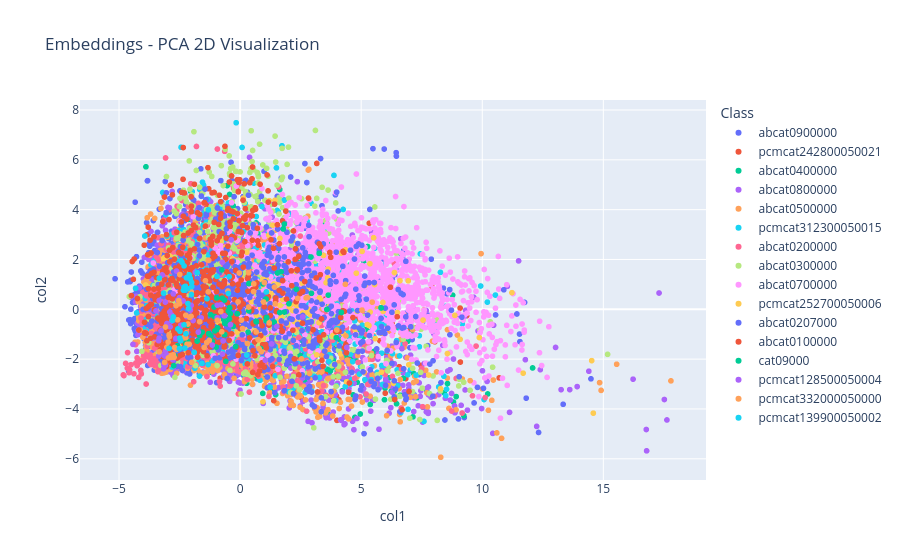

This figure's notebook cell:
### Markdown cell above
#### 3.2.3. Train and Evaluate Combined Model

### Code cell
# Combine text and image columns to form the feature set
X_train = train_df[text_columns + image_columns].values
X_test = test_df[text_columns + image_columns].values

# Train and evaluate models
trained_models = train_classic(X_train, X_test, y_train, y_test)

### Figure 1 — Plotly figure (JSON) as saved in the notebook; plotly's stock layout.template omitted (floating-point values rounded to 4 significant figures; data arrays with more than 128 entries replaced by an {"elided": "..."} marker saying what was removed)
{"data": [{"hovertemplate": "Class=abcat0900000<br>col1=%{x}<br>col2=%{y}<extra></extra>", "legendgroup": "abcat0900000", "marker": {"color": "#636efa", "symbol": "circle"}, "mode": "markers", "name": "abcat0900000", "showlegend": true, "type": "scattergl", "x": {"elided": "2764 float values"}, "xaxis": "x", "y": {"elided": "2764 float values"}, "yaxis": "y"}, {"hovertemplate": "Class=pcmcat242800050021<br>col1=%{x}<br>col2=%{y}<extra></extra>", "legendgroup": "pcmcat242800050021", "marker": {"color": "#EF553B", "symbol": "circle"}, "mode": "markers", "name": "pcmcat242800050021", "showlegend": true, "type": "scattergl", "x": {"elided": "373 float values"}, "xaxis": "x", "y": {"elided": "373 float values"}, "yaxis": "y"}, {"hovertemplate": "Class=abcat0400000<br>col1=%{x}<br>col2=%{y}<extra></extra>", "legendgroup": "abcat0400000", "marker": {"color": "#00cc96", "symbol": "circle"}, "mode": "markers", "name": "abcat0400000", "showlegend": true, "type": "scattergl", "x": {"elided": "1064 float values"}, "xaxis": "x", "y": {"elided": "1064 float values"}, "yaxis": "y"}, {"hovertemplate": "Class=abcat0800000<br>col1=%{x}<br>col2=%{y}<extra></extra>", "legendgroup": "abcat0800000", "marker": {"color": "#ab63fa", "symbol": "circle"}, "mode": "markers", "name": "abcat0800000", "showlegend": true, "type": "scattergl", "x": {"elided": "1997 float values"}, "xaxis": "x", "y": {"elided": "1997 float values"}, "yaxis": "y"}, {"hovertemplate": "Class=abcat0500000<br>col1=%{x}<br>col2=%{y}<extra></extra>", "legendgroup": "abcat0500000", "marker": {"color": "#FFA15A", "symbol": "circle"}, "mode": "markers", "name": "abcat0500000", "showlegend": true, "type": "scattergl", "x": {"elided": "1680 float values"}, "xaxis": "x", "y": {"elided": "1680 float values"}, "yaxis": "y"}, {"hovertemplate": "Class=pcmcat312300050015<br>col1=%{x}<br>col2=%{y}<extra></extra>", "legendgroup": "pcmcat312300050015", "marker": {"color": "#19d3f3", "symbol": "circle"}, "mode": "markers", "name": "pcmcat312300050015", "showlegend": true, "type": "scattergl", "x": {"elided": "1447 float values"}, "xaxis": "x", "y": {"elided": "1447 float values"}, "yaxis": "y"}, {"hovertemplate": "Class=abcat0200000<br>col1=%{x}<br>col2=%{y}<extra></extra>", "legendgroup": "abcat0200000", "marker": {"color": "#FF6692", "symbol": "circle"}, "mode": "markers", "name": "abcat0200000", "showlegend": true, "type": "scattergl", "x": {"elided": "1023 float values"}, "xaxis": "x", "y": {"elided": "1023 float values"}, "yaxis": "y"}, {"hovertemplate": "Class=abcat0300000<br>col1=%{x}<br>col2=%{y}<extra></extra>", "legendgroup": "abcat0300000", "marker": {"color": "#B6E880", "symbol": "circle"}, "mode": "markers", "name": "abcat0300000", "showlegend": true, "type": "scattergl", "x": {"elided": "788 float values"}, "xaxis": "x", "y": {"elided": "788 float values"}, "yaxis": "y"}, {"hovertemplate": "Class=abcat0700000<br>col1=%{x}<br>col2=%{y}<extra></extra>", "legendgroup": "abcat0700000", "marker": {"color": "#FF97FF", "symbol": "circle"}, "mode": "markers", "name": "abcat0700000", "showlegend": true, "type": "scattergl", "x": {"elided": "1738 float values"}, "xaxis": "x", "y": {"elided": "1738 float values"}, "yaxis": "y"}, {"hovertemplate": "Class=pcmcat252700050006<br>col1=%{x}<br>col2=%{y}<extra></extra>", "legendgroup": "pcmcat252700050006", "marker": {"color": "#FECB52", "symbol": "circle"}, "mode": "markers", "name": "pcmcat252700050006", "showlegend": true, "type": "scattergl", "x": {"elided": "200 float values"}, "xaxis": "x", "y": {"elided": "200 float values"}, "yaxis": "y"}, {"hovertemplate": "Class=abcat0207000<br>col1=%{x}<br>col2=%{y}<extra></extra>", "legendgroup": "abcat0207000", "marker": {"color": "#636efa", "symbol": "circle"}, "mode": "markers", "name": "abcat0207000", "showlegend": true, "type": "scattergl", "x": {"elided": "892 float values"}, "xaxis": "x", "y": {"elided": "892 float values"}, "yaxis": "y"}, {"hovertemplate": "Class=abcat0100000<br>col1=%{x}<br>col2=%{y}<extra></extra>", "legendgroup": "abcat0100000", "marker": {"color": "#EF553B", "symbol": "circle"}, "mode": "markers", "name": "abcat0100000", "showlegend": true, "type": "scattergl", "x": {"elided": "616 float values"}, "xaxis": "x", "y": {"elided": "616 float values"}, "yaxis": "y"}, {"hovertemplate": "Class=cat09000<br>col1=%{x}<br>col2=%{y}<extra></extra>", "legendgroup": "cat09000", "marker": {"color": "#00cc96", "symbol": "circle"}, "mode": "markers", "name": "cat09000", "showlegend": true, "type": "scattergl", "x": {"elided": "136 float values"}, "xaxis": "x", "y": {"elided": "136 float values"}, "yaxis": "y"}, {"hovertemplate": "Class=pcmcat128500050004<br>col1=%{x}<br>col2=%{y}<extra></extra>", "legendgroup": "pcmcat128500050004", "marker": {"color": "#ab63fa", "symbol": "circle"}, "mode": "markers", "name": "pcmcat128500050004", "showlegend": true, "type": "scattergl", "x": [-3.09, -2.461, -3.277, -2.577, -3.343, -3.268, -3.152, 1.3, -0.946, 2.58, -2.626, -2.918, -2.84, -2.351, -1.852, -2.054, -0.3654, -2.206, 4.407, -2.978, -1.942, -2.901, 1.521, -1.152, -2.827, -3.161, -3.021, -3.345, -0.9405, -2.655, -2.503, -4.425, -3.22, -3.053, -3.123, -1.727, -3.474, -3.363, -3.359, 6.684, -2.757, -2.893, -3.017, -2.778, -1.606, -0.6559, -0.736, -0.7033, -3.081, -3.089, -0.7868, -3.222, -3.116, -2.826, -2.02, -0.3979, -2.451, -0.7289, 1.039, -3.012], "xaxis": "x", "y": [-2.246, -0.6972, -1.788, 0.3606, 0.3516, -0.8613, -2.225, -1.39, -0.3386, -0.3059, 1.534, 4.075, -0.2781, 0.3366, 1.488, -0.03576, 2.786, -0.2967, -1.529, 4.089, -0.4504, -0.1075, -0.6868, -1.435, -0.2286, -2.389, -0.5697, -1.161, 0.1653, -1.168, 0.469, -1.408, 1.376, -0.6666, -2.195, -0.9163, -0.06325, -1.261, -1.877, -1.579, 0.6183, -0.7013, -1.87, -2.03, -0.3446, -0.2631, 1.89, -1.268, -1.659, 0.2897, 0.1849, 1.379, -1.874, -0.4732, 0.1598, -0.6163, -0.6372, -1.798, -2.045, -1.838], "yaxis": "y"}, {"hovertemplate": "Class=pcmcat332000050000<br>col1=%{x}<br>col2=%{y}<extra></extra>", "legendgroup": "pcmcat332000050000", "marker": {"color": "#FFA15A", "symbol": "circle"}, "mode": "markers", "name": "pcmcat332000050000", "showlegend": true, "type": "scattergl", "x": [-2.582, -2.645, -2.96, -1.295, 3.622, -1.669, 0.1015, 1.002, 0.7423, 0.5581, 4.37, -0.9423, -2.505, 0.6653, -2.628, 0.7811, -2.246, -2.24, -2.026, 0.3506, 2.534, -1.432, 1.42, -0.7587, 5.456, -2.0, 0.3506, -3.082, -2.023, -2.505, 0.8747, 0.3563, -2.226, -2.491, 4.346, -2.917, 1.201, -2.077, -2.532, -2.339, -0.7947, -0.0861, -1.273, 6.051, 2.786, -1.38, 5.034, -2.704, -3.339, -2.838, -2.153, -1.312, 2.87, -2.972, -2.835, -2.81, 1.45, 0.5658, -0.501, -2.24, -3.118, 2.376, -0.03136, -2.758, -2.1, -3.02, 0.3506, -2.928, -2.192, -2.848, 2.727, -1.484, -1.315, 0.9674, -3.02, -2.728, 0.3046, 9.499, 10.25, 3.996, -2.226, 0.05794, -2.928], "xaxis": "x", "y": [-0.4225, 0.1486, -1.952, 1.961, -2.78, -0.4974, -0.7711, 1.073, -1.217, 0.7076, -1.068, -0.4441, 0.2219, -0.9089, -1.611, -1.579, -1.137, -0.2384, -0.2824, 1.471, -1.992, 1.145, 0.8919, -0.9019, 0.2867, -2.129, 1.471, -0.7112, 0.7084, 0.2219, -1.706, 0.09268, -0.9496, 1.396, 1.003, -1.095, -0.5456, -0.3223, 0.349, -1.141, -0.09091, 0.299, -1.246, -4.271, 0.4726, -1.336, -0.031, -1.532, -1.709, -1.929, -0.5904, 0.6992, -2.575, -1.314, -1.864, -1.843, 0.2176, 1.022, 0.7345, -0.2384, -2.131, 0.4358, 1.457, -1.822, -1.403, -1.52, 1.471, -1.02, -1.403, -1.856, 0.4565, -1.532, 1.974, 0.2932, -1.52, -1.925, -1.373, -2.862, -4.054, -0.8311, -0.9496, -0.4314, -1.02], "yaxis": "y"}, {"hovertemplate": "Class=pcmcat139900050002<br>col1=%{x}<br>col2=%{y}<extra></extra>", "legendgroup": "pcmcat139900050002", "marker": {"color": "#19d3f3", "symbol": "circle"}, "mode": "markers", "name": "pcmcat139900050002", "showlegend": true, "type": "scattergl", "x": [-1.996, -2.451, -2.314, -2.571, -0.4523, -2.13, -2.757, -2.013, -1.576, -2.445, -2.484, 0.2736, -2.299, -2.218, -2.495, -1.369, -2.238, -2.795, -1.894, -2.059, 3.667, -2.266, -2.314, -2.003, -2.257, -2.316, -2.103, -2.504, -2.341, -1.31, 1.086, -2.164, -2.4, -1.771, 1.239, -2.155, -2.063, -3.337, -0.4833, -2.317, -3.161, -0.9561, -2.934, -2.283], "xaxis": "x", "y": [0.9115, -1.26, 0.8829, -0.7878, 1.309, 0.03091, -0.3046, 0.5941, -2.17, 1.953, -0.8841, -1.838, 0.9059, 1.265, -1.157, 0.4265, -0.9826, -0.4482, -1.731, 1.213, -2.097, 0.7737, 0.8809, 1.079, 0.9237, 1.744, 1.386, -1.579, 0.766, 3.992, 0.6974, 0.8222, 1.886, 1.472, -3.124, 0.2318, 1.247, 1.25, 0.635, -0.6218, 0.6492, 1.321, -1.57, -1.558], "yaxis": "y"}], "layout": {"legend": {"title": {"text": "Class"}, "tracegroupgap": 0}, "title": {"text": "Embeddings - PCA 2D Visualization"}, "xaxis": {"anchor": "y", "domain": [0, 1], "title": {"text": "col1"}}, "yaxis": {"anchor": "x", "domain": [0, 1], "title": {"text": "col2"}}}}
